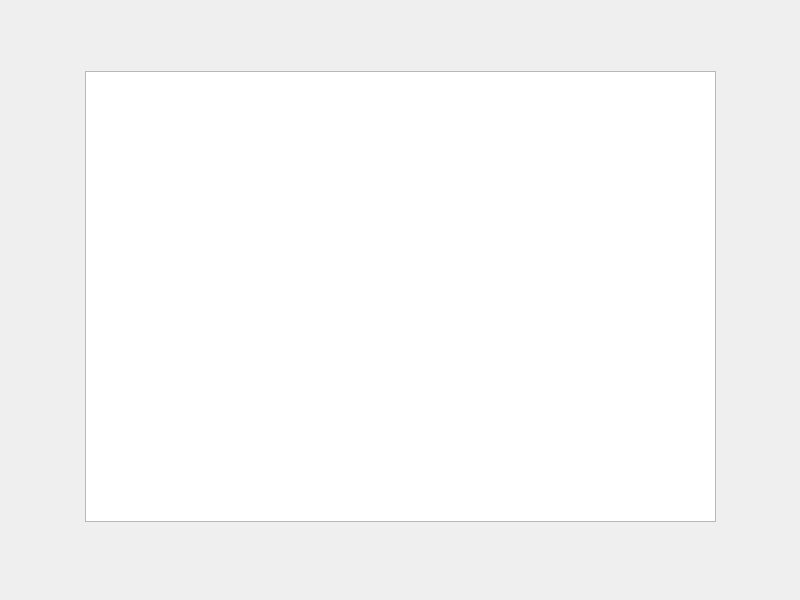
<?xml version="1.0" encoding="UTF-8"?>
<ui version="4.0">
 <class>Widget</class>
 <widget class="QWidget" name="Widget">
  <property name="geometry">
   <rect>
    <x>0</x>
    <y>0</y>
    <width>800</width>
    <height>600</height>
   </rect>
  </property>
  <property name="windowTitle">
   <string>Widget</string>
  </property>
  <widget class="QListWidget" name="listWidget">
   <property name="geometry">
    <rect>
     <x>85</x>
     <y>71</y>
     <width>631</width>
     <height>451</height>
    </rect>
   </property>
  </widget>
 </widget>
 <resources/>
 <connections/>
</ui>
